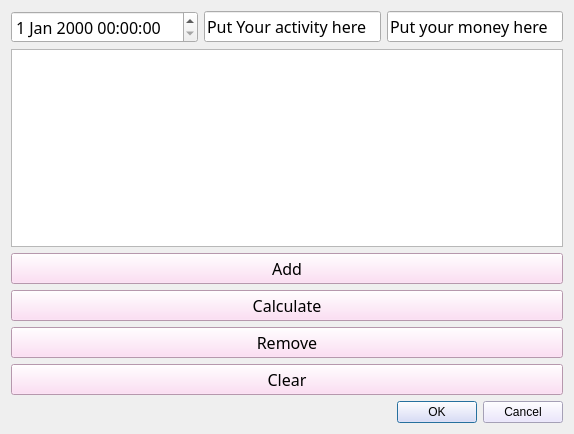
<?xml version="1.0" encoding="UTF-8"?>
<ui version="4.0">
 <class>DialogIncome</class>
 <widget class="QDialog" name="DialogIncome">
  <property name="geometry">
   <rect>
    <x>0</x>
    <y>0</y>
    <width>574</width>
    <height>434</height>
   </rect>
  </property>
  <property name="windowTitle">
   <string>Dialog</string>
  </property>
  <layout class="QVBoxLayout" name="verticalLayout">
   <item>
    <layout class="QHBoxLayout" name="horizontalLayout">
     <item>
      <widget class="QDateTimeEdit" name="dateTimeEdit">
       <property name="font">
        <font>
         <family>Yu Gothic UI Light</family>
         <pointsize>12</pointsize>
        </font>
       </property>
       <property name="locale">
        <locale language="English" country="UnitedStates"/>
       </property>
      </widget>
     </item>
     <item>
      <widget class="QLineEdit" name="activitiesLineEdit">
       <property name="font">
        <font>
         <family>Yu Gothic UI Light</family>
         <pointsize>12</pointsize>
        </font>
       </property>
       <property name="text">
        <string>Put Your activity here</string>
       </property>
      </widget>
     </item>
     <item>
      <widget class="QLineEdit" name="moneyLineEdit">
       <property name="font">
        <font>
         <family>Yu Gothic UI Light</family>
         <pointsize>12</pointsize>
        </font>
       </property>
       <property name="text">
        <string>Put your money here</string>
       </property>
      </widget>
     </item>
    </layout>
   </item>
   <item>
    <widget class="QListWidget" name="listWidget">
     <property name="font">
      <font>
       <family>Yu Gothic UI Light</family>
      </font>
     </property>
    </widget>
   </item>
   <item>
    <widget class="QPushButton" name="addPushBtn">
     <property name="font">
      <font>
       <family>Yu Gothic UI Light</family>
       <pointsize>12</pointsize>
      </font>
     </property>
     <property name="styleSheet">
      <string notr="true">background-color: rgb(255, 213, 242);</string>
     </property>
     <property name="text">
      <string>Add</string>
     </property>
    </widget>
   </item>
   <item>
    <widget class="QPushButton" name="calculatePushBtn">
     <property name="font">
      <font>
       <family>Yu Gothic UI Light</family>
       <pointsize>12</pointsize>
      </font>
     </property>
     <property name="styleSheet">
      <string notr="true">background-color: rgb(255, 213, 242);</string>
     </property>
     <property name="text">
      <string>Calculate</string>
     </property>
    </widget>
   </item>
   <item>
    <widget class="QPushButton" name="removePushBtn">
     <property name="font">
      <font>
       <family>Yu Gothic UI Light</family>
       <pointsize>12</pointsize>
      </font>
     </property>
     <property name="styleSheet">
      <string notr="true">background-color: rgb(255, 213, 242);</string>
     </property>
     <property name="text">
      <string>Remove</string>
     </property>
    </widget>
   </item>
   <item>
    <widget class="QPushButton" name="pushButton">
     <property name="font">
      <font>
       <family>Yu Gothic UI Light</family>
       <pointsize>12</pointsize>
      </font>
     </property>
     <property name="styleSheet">
      <string notr="true">background-color: rgb(255, 213, 242);</string>
     </property>
     <property name="text">
      <string>Clear</string>
     </property>
    </widget>
   </item>
   <item>
    <widget class="QDialogButtonBox" name="buttonBox">
     <property name="styleSheet">
      <string notr="true">background-color: rgb(231, 224, 255);</string>
     </property>
     <property name="standardButtons">
      <set>QDialogButtonBox::Cancel|QDialogButtonBox::Ok</set>
     </property>
    </widget>
   </item>
  </layout>
 </widget>
 <resources/>
 <connections/>
</ui>
